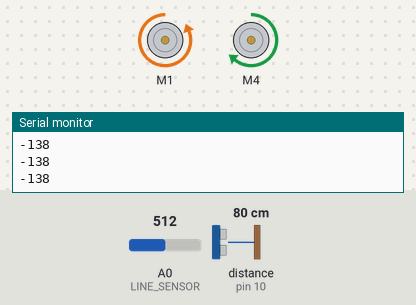
A sketch run on a simulated Arduino Uno, built with avr-gcc and run on an emulated ATmega328P. Parts: 2 × DC motor (green arrow = forward, orange = backward, longer = faster), the last lines printed to the serial monitor. Wiring (inferred from the names in the program): ultrasonic range finder: trigger pin 9; echo pin 10. The test bench sets the inputs (shaded band); at power-on: A0 (LINE_SENSOR) = 512, distance to the obstacle (sensor on pin 10) 80 cm. The echo pulse lasts 58.3 µs per cm.

Above: at 1.2 s.
1.3 s: A0 (LINE_SENSOR) set to 592
2.8 s: A0 (LINE_SENSOR) set to 617
At 3.3 s:
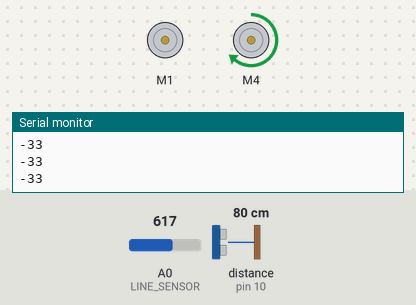
4.3 s: distance to the obstacle (sensor on pin 10) set to 18 cm
5.8 s: distance to the obstacle (sensor on pin 10) set to 15 cm
At 6.7 s:
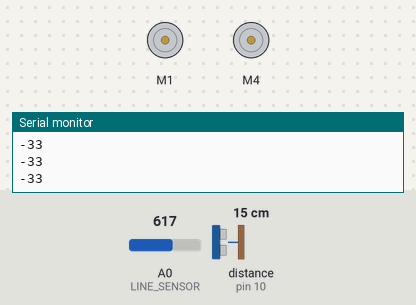
7.3 s: distance to the obstacle (sensor on pin 10) set to 35 cm
At 7.9 s:
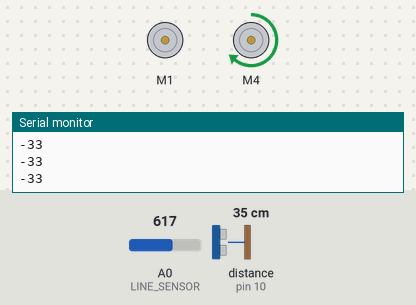
8.8 s: A0 (LINE_SENSOR) set to 690
10.3 s: A0 (LINE_SENSOR) set to 715
At 11.3 s:
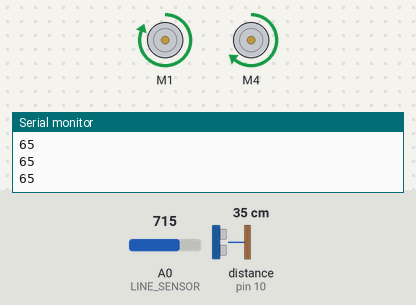
Timing chart, 0 to 12.8 s (numbered marks = the images above; inputs shaded):
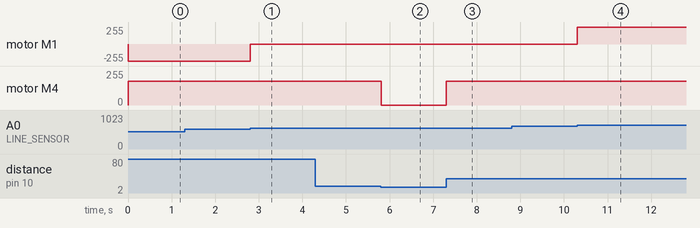

The sketch:

SDC_5_car_with_distance.ino
```cpp
// (licence header left out)
#include <AFMotor.h>

#define TRIGGER_PIN 9
#define ECHO_PIN 10
#define MAX_DISTANCE 200
#define LEFT BACKWARD
#define RIGHT FORWARD
#define NEUTRAL RELEASE

AF_DCMotor steer(1);
AF_DCMotor motor(4);

int LINE_SENSOR = A0;

// First run the SDC_TCRT500 sketch and set the min and max values for the sensor below.
int sMin = 300; // set this to the minimal value you get from the line sensor
int sMax = 1000; // set this to the maximal value you get from the line sensor
int sM = ( sMin + sMax ) / 2; // calculate the midpoint.

void setup() {
  Serial.begin( 9600 ); // set up Serial library at 9600 bps for debugging
  Serial.println( "Motor test!" ); // start message.

  // turn on motor
  steer.setSpeed( 255 );
  steer.run( NEUTRAL );

  motor.setSpeed( 255 );
  motor.run( RELEASE );
}

void loop() {
  int cm = pulseToCm( getDistance() );

  if ( cm > 15 ) { // there doesn't seem to be an obstacle in front of the car

    motor.setSpeed( 180 );
    motor.run( FORWARD );

    int sVal = analogRead( LINE_SENSOR );
    int error = sVal - sM;

    Serial.println( error );

    int t;
    if ( error < - 50 ) {
      steer.run(LEFT);
      t = error * -1;
    } else if ( error > 50 ) {
      steer.run(RIGHT);
      t = error;
    } else {
      steer.run(NEUTRAL);
    }
  } else { // less then 15cm = stop the car
    motor.run(RELEASE);
  }
}

/**
 * Take a look at the SDC_HCSR04 sketch for details on these functions
 */
int getDistance(){
  pinMode(TRIGGER_PIN, OUTPUT);
  digitalWrite(TRIGGER_PIN, LOW);
  delayMicroseconds(2);
  digitalWrite(TRIGGER_PIN, HIGH);
  delayMicroseconds(10);
  digitalWrite(TRIGGER_PIN, LOW);

  pinMode(ECHO_PIN, INPUT);
  int duration = pulseIn(ECHO_PIN, HIGH);
  return duration;
}

int pulseToCm( int uS ){
  return ( uS / 2 ) / 29.4;
}
```

Measured:
- the behaviour switches between 599 and 600 on A0 (LINE_SENSOR) (found by bisection; images 0 and 1)
- the behaviour switches between 17 and 16 cm on distance to the obstacle (sensor on pin 10) (found by bisection; images 1 and 2)
- the behaviour switches between 700 and 701 on A0 (LINE_SENSOR) (found by bisection; images 3 and 4)
- after the input at 2.8 s, motor M1: backward 255/255 → stopped at once
- after the input at 5.8 s, motor M4: forward 180/255 → stopped at once
- after the input at 7.3 s, motor M4: stopped → forward 180/255 at once
- after the input at 10.3 s, motor M1: stopped → forward 255/255 at once
